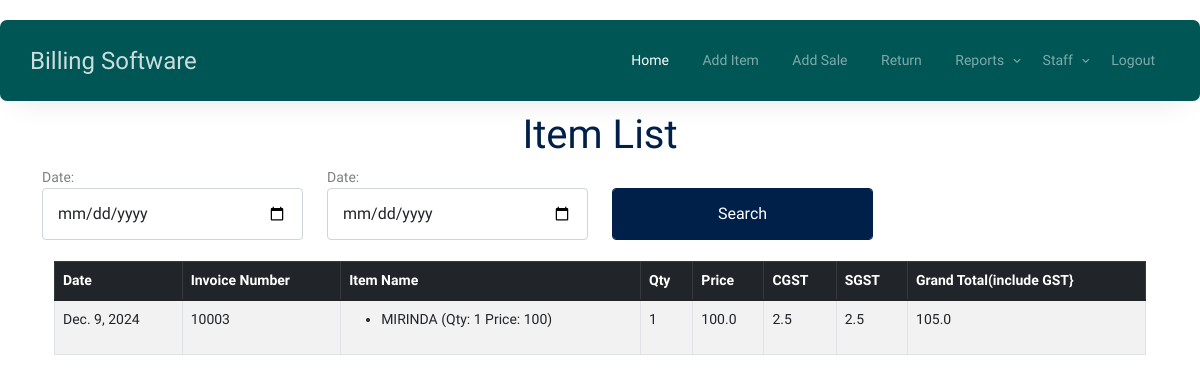
Page /returnReport on the committed database.
### shopping_app/models.py (models this page shows)
class Return(models.Model):
    phonenumber = models.IntegerField(null=True)
    itemname = models.CharField(max_length=250,null=True)
    hsncode = models.CharField(max_length=250,null=True)
    price = models.CharField(max_length=250,null=True)
    gst = models.IntegerField(null=True)
    cgst = models.FloatField(null=True)
    sgst = models.FloatField(null=True)
    quantity = models.IntegerField(null=True)
    date = models.DateField(auto_now_add=True)
    invoiceNo =models.CharField(max_length=250,null=True)
    username = models.CharField(max_length=250,null=True)
    barcode_number = models.CharField(max_length=250,null=True)
    discount = models.IntegerField(null=True)

### shopping_app/views.py (the view)
# urls.py: path('returnReport',views.returnReport,name='returnReport'),
def returnReport(request):
    from_date = request.GET.get('from_date')
    to_date = request.GET.get('to_date')
    sales = Return.objects.all()
    if from_date:
        sales = sales.filter(date__gte=parse_date(from_date))
    if to_date:
        sales = sales.filter(date__lte=parse_date(to_date))
    sales_summary = {}
    for sale in sales:
        invoice_no = sale.invoiceNo
        if invoice_no not in sales_summary:
            sales_summary[invoice_no] = {
                'date': sale.date,
                'items': [],
                'grand_qty': 0,
                'grand_print': 0.0,
                'grand_price_with_gst': 0.0,
                'cgst_amount': 0.0,
                'sgst_amount': 0.0,
            }
        sales_summary[invoice_no]['items'].append({
            'itemname': sale.itemname,
            'quantity': sale.quantity,
            'price':sale.price,
        })
        price = float(sale.price)
        quantity = sale.quantity
        gst = float(sale.gst) if hasattr(sale, 'gst') else 0.0
        item_total = price * quantity  # Total price for the item
        sales_summary[invoice_no]['grand_qty'] += quantity
        sales_summary[invoice_no]['grand_print'] += price * quantity
        sales_summary[invoice_no]['grand_price_with_gst'] += (price * quantity) + ((price * quantity) * gst / 100)
        cgst = gst / 2
        sgst = gst / 2
        sales_summary[invoice_no]['cgst_amount'] += item_total * cgst / 100
        sales_summary[invoice_no]['sgst_amount'] += item_total * sgst / 100
    return render(request, 'returnReport.html', {'sales_summary': sales_summary})

### shopping_app/templates/returnReport.html (shortened to what this page needs)
{% load static %}
<!DOCTYPE html>
<html lang="en">
  <head>
    <link rel="stylesheet" href="{% static 'fonts/icomoon/style.css' %}" />
    <link rel="stylesheet" href="{% static 'fonts/flaticon/font/flaticon.css' %}" />
    <link rel="stylesheet" href="{% static 'css/tiny-slider.css' %}" />
    <link rel="stylesheet" href="{% static 'css/aos.css' %}" />
    <link rel="stylesheet" href="{% static 'css/style.css' %}" />
  </head>
  <body>
    {% include 'admin_nav.html' %}
<br><br><br>
      <div class="container">
        <div class="row justify-content-center align-items-center">
          <div class="col-lg-9 text-center mt-5">
            <h1 class="heading" data-aos="fade-up"> Item List</h1>
          </div>
        </div>
      </div>
<div class="content">
    <div class="container" style=" overflow-x: auto;">
        <form method="post">
        <div class="row">
            <div class="col-md-3">
                <label for="from_date">Date:</label>
    <input type="date" name="from_date" id="from_date" class="form-control" value="{{ request.GET.from_date }}">
            </div>
            <div class="col-md-3">
                <label for="to_date">Date:</label>
    <input type="date" name="to_date" class="form-control" id="to_date" value="{{ request.GET.to_date }}">
            </div>
            <div class="col-md-3">
                <br>
                <button type="submit" class="form-control btn-primary">Search</button>
            </div>
        </div>
            </form>
        <br>
        <div class="container">
            <div class="">
                <form method="get">
                    <table class="table table-striped table-bordered">
                        <thead class="table-dark">
                        <tr>
                            <th>Date</th>
                            <th>Invoice Number</th>
                            <th>Item Name</th>
                            <th>Qty</th>
                            <th>Price</th>
                            <th>CGST</th>
                            <th>SGST</th>
                            <th>Grand Total(include GST}</th>
                        </tr>
                        </thead>
                       <tbody>
        {% for invoice_no, summary in sales_summary.items %}
        <tr>
            <td>{{ summary.date }}</td>
            <td>{{ invoice_no }}</td>
            <td>
                <ul>
                    {% for item in summary.items %}
                        <li>{{ item.itemname }} (Qty: {{ item.quantity }} Price: {{ item.price }})</li>
                    {% endfor %}
                </ul>
            </td>
            <td>{{ summary.grand_qty }}</td>
            <td>{{ summary.grand_print }}</td>
            <td>{{ summary.cgst_amount }}</td>
            <td>{{ summary.sgst_amount }}</td>
            <td>{{ summary.grand_price_with_gst }}</td>
        </tr>
        {% endfor %}
    </tbody>
                    </table>
                </form>
            </div>
        </div>
    </div>
</div>
  </body>
</html>

### rows in the picture
Return: date "Dec. 9, 2024", invoiceNo "10003", itemname "MIRINDA", quantity "1", price "100", grand_qty "1", grand_print "100.0", cgst_amount "2.5", sgst_amount "2.5", grand_price_with_gst "105.0"
